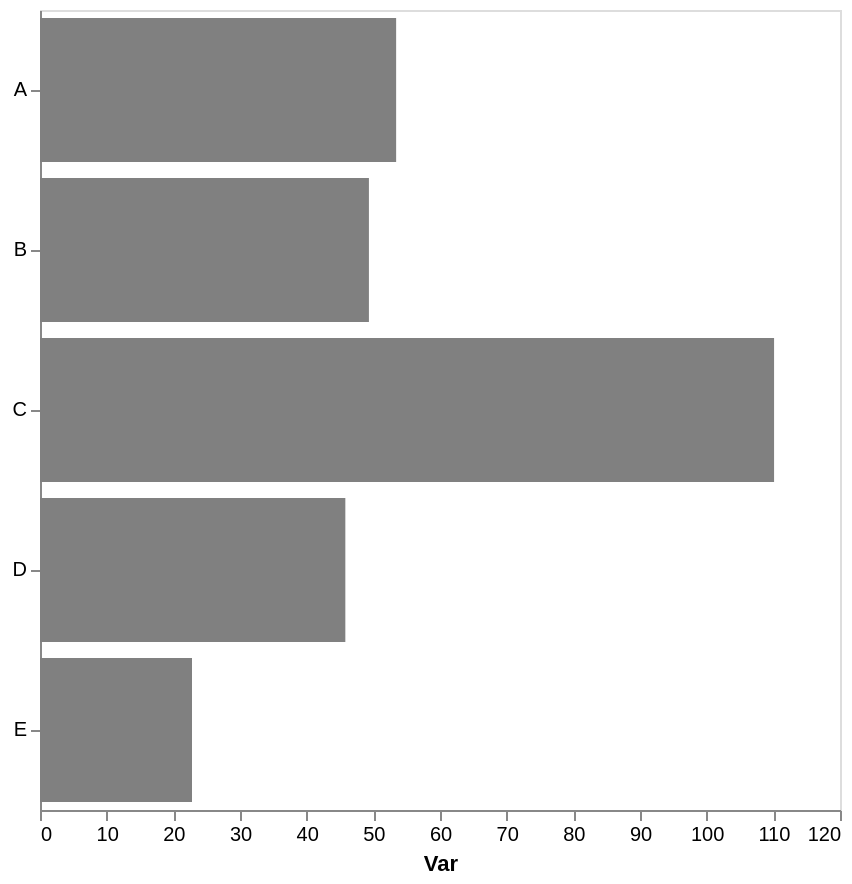

Here is the Vega-Lite specification saved for this chart:
### Vega-Lite specification from a JSON file in a GitHub repository (floating-point values rounded to 4 significant figures)
{"config": {"view": {"continuousWidth": 300, "continuousHeight": 300}, "axis": {"grid": false}, "bar": {"color": "gray"}}, "data": {"name": "data-260a5295097ddfb82258dc00e3f97634"}, "mark": {"type": "bar"}, "encoding": {"x": {"aggregate": "mean", "axis": {"title": "Var"}, "field": "var1", "type": "quantitative"}, "y": {"axis": {"title": null}, "field": "cat", "type": "nominal"}}, "height": 400, "width": 400, "$schema": "https://vega.github.io/schema/vega-lite/v5.17.0.json", "datasets": {"data-260a5295097ddfb82258dc00e3f97634": [{"cat": "A", "var1": 55.74, "var2": 45.49}, {"cat": "B", "var1": 49.71, "var2": 58.32}, {"cat": "D", "var1": 49.5, "var2": 46.43}, {"cat": "D", "var1": 42.29, "var2": 44.61}, {"cat": "C", "var1": 112.9, "var2": 52.99}, {"cat": "D", "var1": 45.62, "var2": 54.15}, {"cat": "B", "var1": 39.02, "var2": 54.0}, {"cat": "E", "var1": 23.71, "var2": 35.95}, {"cat": "C", "var1": 107.3, "var2": 62.88}, {"cat": "A", "var1": 51.1, "var2": 53.14}, {"cat": "E", "var1": 21.89, "var2": 62.8}, {"cat": "B", "var1": 59.28, "var2": 59.53}]}}
